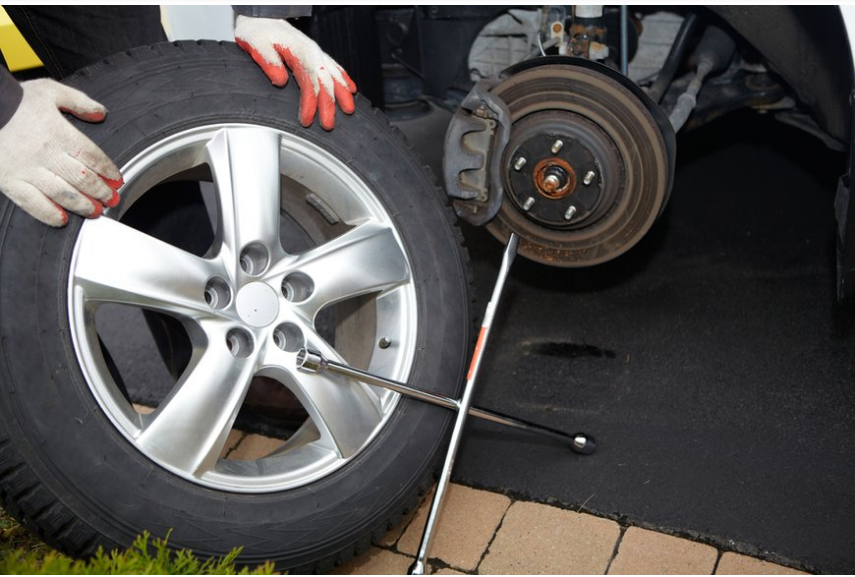
#> input picture images/Cambiar-rueda.png, 855 x 577 px, found by its file name
$ jupyter execute --allow-errors 'Segundo Examen.ipynb'
#> lines starting #> are read from the running program, lines starting #| are printed output that depends on the picture; after the words box and inside, x2 and y2 are one past the last pixel; in counts of white or black regions, pixels touching at a corner belong together
[cell 1]
#1

[cell 2]
import cv2 as cv
import matplotlib.pyplot as plt
import numpy as np

#--Leer la iamgen
img = cv.imread('images/cambiar-rueda.png', cv.COLOR_BGR2GRAY)
#> img is the input picture: shape (577, 855, 3); mean B, G, R 80.5, 82.1, 84.6
rgb_img = cv.cvtColor(img, cv.COLOR_BGR2RGB)

#--Convertir a escala de grises
grayImage = cv.cvtColor(img, cv.COLOR_BGR2GRAY)
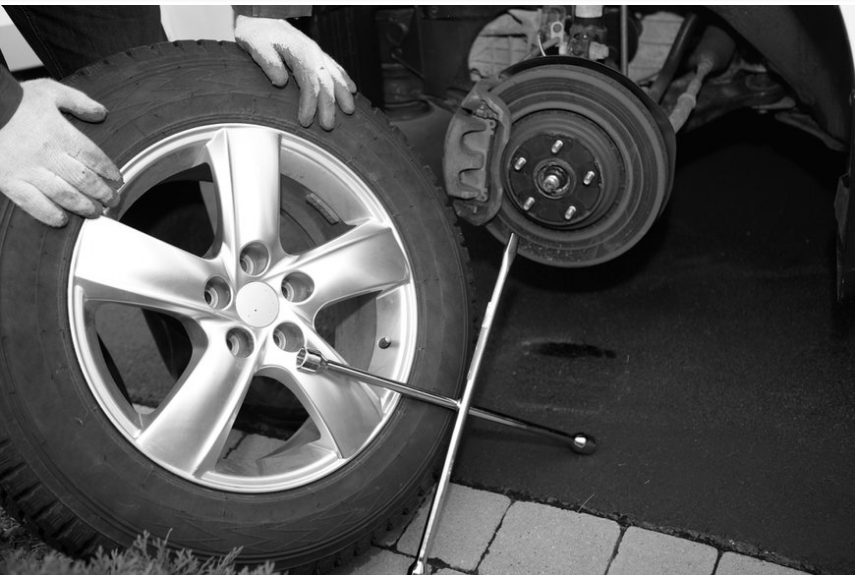
#> grayImage: shape (577, 855); min 0, max 255, mean 82.6

#Detectar bordes
#--Operador Laplaciano

dst = cv.Laplacian(grayImage, cv.CV_16S, ksize = 3)
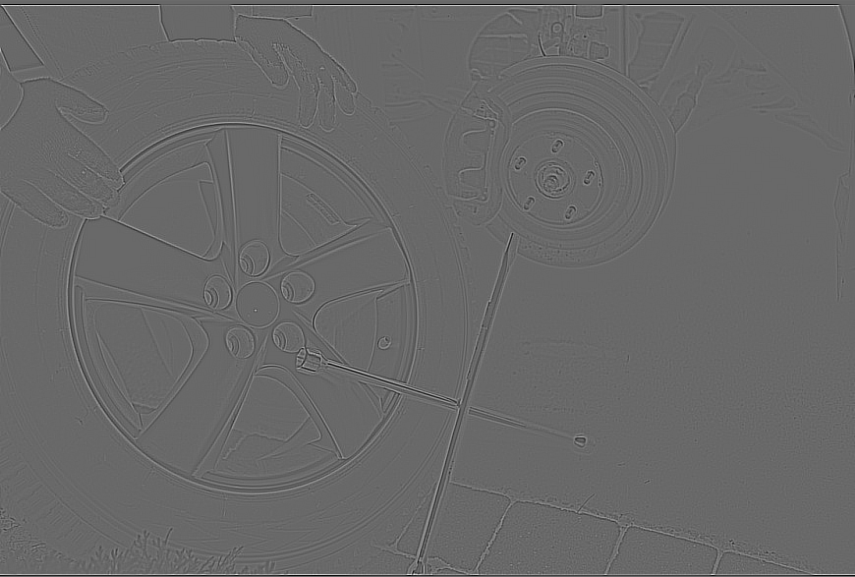
#> dst: shape (577, 855) int16; min -1006, max 1434, mean 0; drawn with min black and max white
Laplacian = cv.convertScaleAbs(dst)
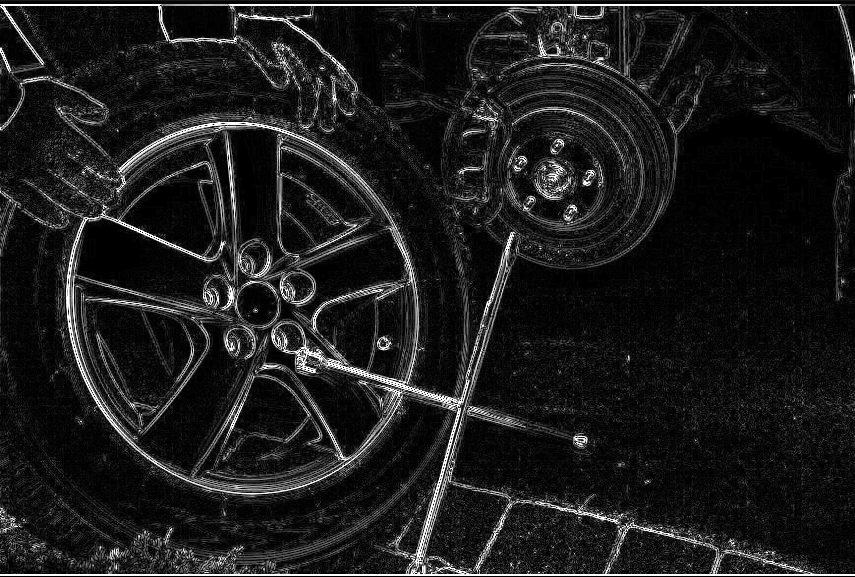
#> Laplacian: shape (577, 855); min 0, max 255, mean 28.4

#detectar lineas
dst = np.copy(img)
edges = cv.Canny(grayImage,50,500)
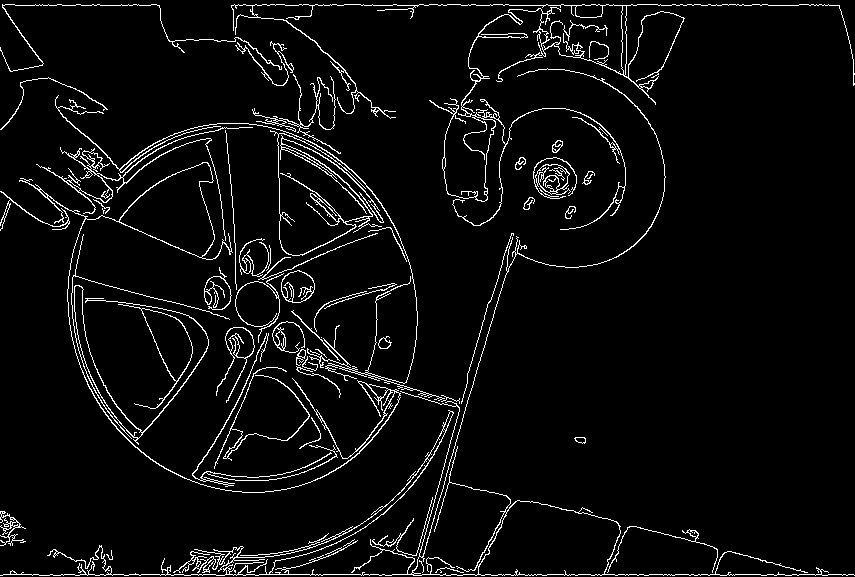
#> edges: shape (577, 855); 4.7% white in thin lines or dots
lines = cv.HoughLinesP(edges, 2, np.pi/180.0, 50, minLineLength=10, maxLineGap=100)
#> lines = 302 rows, first 6: [3, 574, 853, 574], [2, 5, 839, 5], [418, 575, 582, 4], [316, 560, 316, 4], [579, 511, 807, 572], [68, 284, 466, 406]

#--dibujar lineas
for line in lines:
    x1, y1, x2, y2 = line[0]
    cv.line(dst, (x1, y1), (x2, y2), (255,0,0), 1)
#> this loop made 302 passes
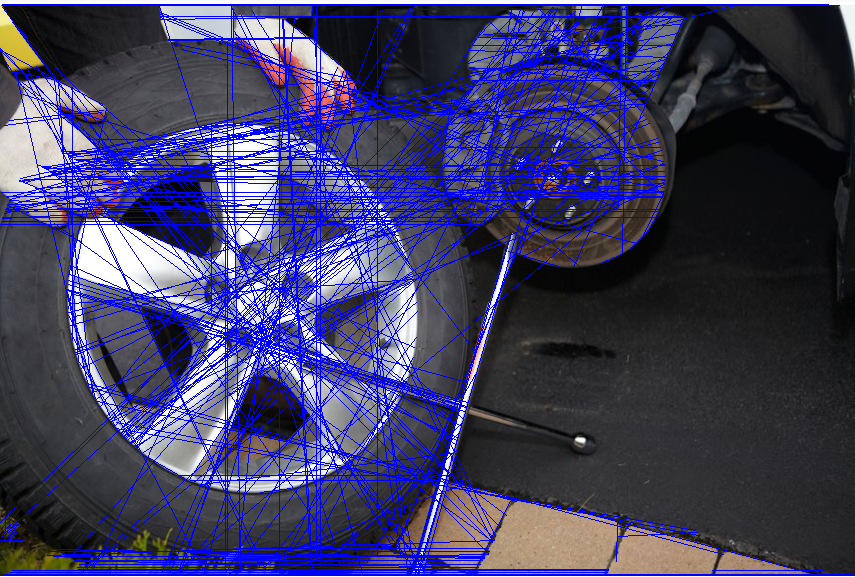
#> dst: shape (577, 855, 3); 17.22% of pixels changed, all inside (x1, y1, x2, y2) = (0, 4, 855, 576)


#detectar circulos
image = cv.GaussianBlur(img, (5, 5), 0)
cimg = np.copy(image)
thrHold=60
p1 = thrHold
p2 = thrHold * 0.4
circles = cv.HoughCircles(grayImage, cv.HOUGH_GRADIENT, 1, cimg.shape[0]/64, param1=p1, param2=p2, minRadius=25, maxRadius=50)
#> circles = 217 rows, first 8: [555.5, 173.5, 49.4], [552.5, 183.5, 49.4], [568.5, 181.5, 49.4], [583.5, 196.5, 49.4], [604.5, 194.5, 49.4], [592.5, 185.5, 49.4], [579.5, 175.5, 49.4], [551.5, 140.5, 49.4]
#--dibujar circulos
if circles is not None:
    cir_len = circles.shape[1] # almacenar la longitud de los círculos encontrados
#> cir_len = 217
    circles = np.uint16(np.around(circles))
#> circles = 217 rows, first 8: [556, 174, 49], [552, 184, 49], [568, 182, 49], [584, 196, 49], [604, 194, 49], [592, 186, 49], [580, 176, 49], [552, 140, 49]
    for i in circles[0, :]:
        # Dibuja el círculo exterior
        cv.circle(cimg, (i[0], i[1]), i[2], (0, 0, 255), 2)
        # Dibuja el centro del círculo
        cv.circle(cimg, (i[0], i[1]), 2, (0, 0, 255), 3)
#> this loop made 217 passes
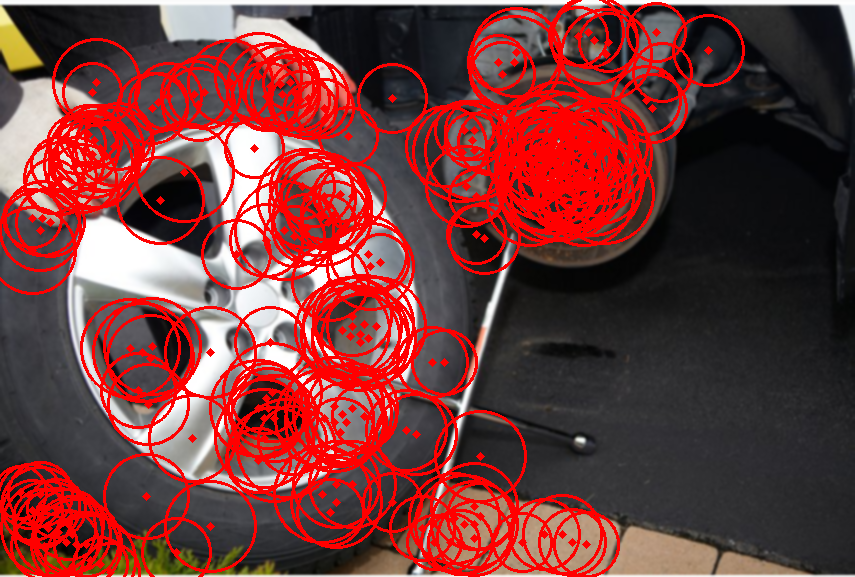
#> cimg: shape (577, 855, 3); mean B, G, R 57.7, 58.4, 118.3
else:
    cir_len = 0 # no se detectaron círculos


cv.imshow('Imagen original', rgb_img)
cv.imshow('Deteccion de bordes', Laplacian)
cv.imshow('criculos de imagen', cimg)
cv.imshow("lineas", dst)
cv.waitKey(0)
cv.destroyAllWindows()

$ run again, with images/calle_oscura.png copied over images/Cambiar-rueda.png
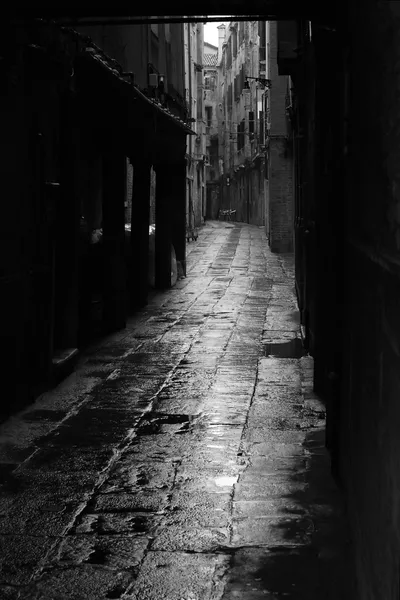
#> input picture images/calle_oscura.png, 400 x 600 px, found by its file name
#> img is the input picture: shape (600, 400, 3); mean B, G, R 44.7, 44.7, 44.7
#> `edges = cv.Canny(grayImage,50,500)`:
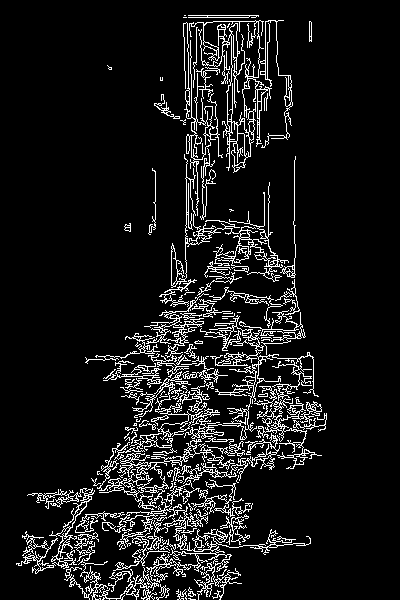
#> edges: shape (600, 400); 9.2% white in thin lines or dots, all inside (x1, y1, x2, y2) = (16, 15, 327, 600)
#> lines = 188 rows, first 6: [232, 583, 232, 15], [207, 596, 207, 15], [189, 598, 189, 15], [191, 599, 191, 15], [212, 596, 212, 15], [197, 593, 197, 15]
#> the loop `for line in lines:` made 188 passes
#> `circles = cv.HoughCircles(grayImage, cv.HOUGH_GRADIENT, 1, cimg.shape[..`: circles = 439 rows, first 8: [149.5, 488.5, 49.4], [79.5, 519.5, 49.4], [204.5, 533.5, 49.4], [221.5, 354.5, 49.4], [229.5, 415.5, 49.4], [216.5, 420.5, 49.4], [223.5, 304.5, 49.4], [106.5, 505.5, 49.4]
#> `circles = np.uint16(np.around(circles))`: circles = 439 rows, first 8: [150, 488, 49], [80, 520, 49], [204, 534, 49], [222, 354, 49], [230, 416, 49], [216, 420, 49], [224, 304, 49], [106, 506, 49]
#> the loop `for i in circles[0, :]:` made 439 passes
#> after the loop `for i in circles[0, :]:`:
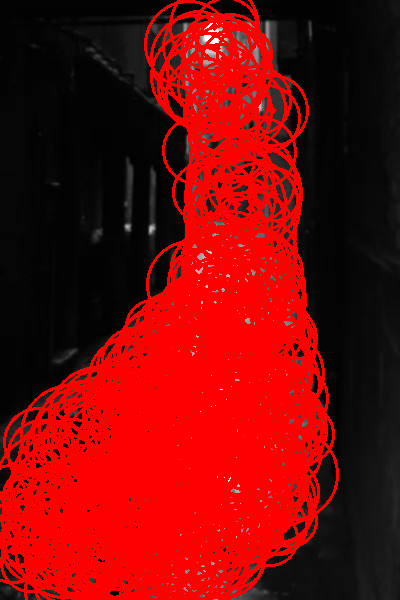
#> cimg: shape (600, 400, 3); mean B, G, R 7.5, 7.5, 120.7
